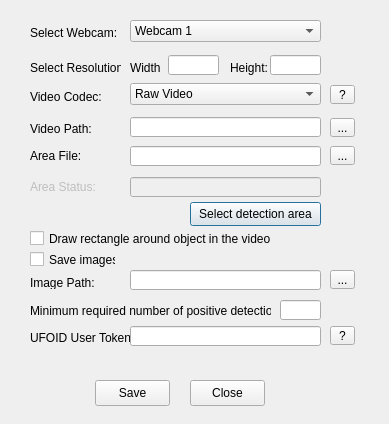
<?xml version="1.0" encoding="UTF-8"?>
<ui version="4.0">
 <class>Settings</class>
 <widget class="QDialog" name="Settings">
  <property name="geometry">
   <rect>
    <x>0</x>
    <y>0</y>
    <width>389</width>
    <height>424</height>
   </rect>
  </property>
  <property name="windowTitle">
   <string>Dialog</string>
  </property>
  <widget class="QToolButton" name="toolButtonVideoPath">
   <property name="geometry">
    <rect>
     <x>330</x>
     <y>118</y>
     <width>25</width>
     <height>19</height>
    </rect>
   </property>
   <property name="text">
    <string>...</string>
   </property>
  </widget>
  <widget class="QLineEdit" name="lineH">
   <property name="geometry">
    <rect>
     <x>270</x>
     <y>55</y>
     <width>51</width>
     <height>20</height>
    </rect>
   </property>
  </widget>
  <widget class="QLineEdit" name="lineVideoPath">
   <property name="geometry">
    <rect>
     <x>130</x>
     <y>117</y>
     <width>191</width>
     <height>20</height>
    </rect>
   </property>
   <property name="readOnly">
    <bool>true</bool>
   </property>
  </widget>
  <widget class="QPushButton" name="buttonXML">
   <property name="geometry">
    <rect>
     <x>190</x>
     <y>202</y>
     <width>131</width>
     <height>24</height>
    </rect>
   </property>
   <property name="text">
    <string>Select detection area</string>
   </property>
  </widget>
  <widget class="QLabel" name="labelW">
   <property name="geometry">
    <rect>
     <x>130</x>
     <y>60</y>
     <width>31</width>
     <height>16</height>
    </rect>
   </property>
   <property name="text">
    <string>Width:</string>
   </property>
  </widget>
  <widget class="QPushButton" name="buttonSave">
   <property name="geometry">
    <rect>
     <x>95</x>
     <y>380</y>
     <width>75</width>
     <height>26</height>
    </rect>
   </property>
   <property name="text">
    <string>Save</string>
   </property>
  </widget>
  <widget class="QToolButton" name="toolButtonXMLfile">
   <property name="geometry">
    <rect>
     <x>330</x>
     <y>146</y>
     <width>25</width>
     <height>19</height>
    </rect>
   </property>
   <property name="text">
    <string>...</string>
   </property>
  </widget>
  <widget class="QLineEdit" name="lineW">
   <property name="geometry">
    <rect>
     <x>168</x>
     <y>55</y>
     <width>51</width>
     <height>20</height>
    </rect>
   </property>
  </widget>
  <widget class="QLineEdit" name="lineImagePath">
   <property name="enabled">
    <bool>true</bool>
   </property>
   <property name="geometry">
    <rect>
     <x>130</x>
     <y>270</y>
     <width>191</width>
     <height>20</height>
    </rect>
   </property>
   <property name="styleSheet">
    <string notr="true"/>
   </property>
   <property name="readOnly">
    <bool>true</bool>
   </property>
  </widget>
  <widget class="QComboBox" name="comboBoxWebcam">
   <property name="geometry">
    <rect>
     <x>130</x>
     <y>20</y>
     <width>191</width>
     <height>22</height>
    </rect>
   </property>
   <item>
    <property name="text">
     <string>Webcam 1</string>
    </property>
   </item>
   <item>
    <property name="text">
     <string>Webcam 2</string>
    </property>
   </item>
   <item>
    <property name="text">
     <string>Webcam 3</string>
    </property>
   </item>
   <item>
    <property name="text">
     <string>Webcam 4</string>
    </property>
   </item>
  </widget>
  <widget class="QLabel" name="labelH">
   <property name="geometry">
    <rect>
     <x>230</x>
     <y>60</y>
     <width>41</width>
     <height>16</height>
    </rect>
   </property>
   <property name="text">
    <string>Height:</string>
   </property>
  </widget>
  <widget class="QCheckBox" name="checkBoxRectangle">
   <property name="geometry">
    <rect>
     <x>30</x>
     <y>230</y>
     <width>241</width>
     <height>17</height>
    </rect>
   </property>
   <property name="text">
    <string>Draw rectangle around object in the video</string>
   </property>
  </widget>
  <widget class="QPushButton" name="buttonCancel">
   <property name="geometry">
    <rect>
     <x>190</x>
     <y>380</y>
     <width>75</width>
     <height>26</height>
    </rect>
   </property>
   <property name="text">
    <string>Close</string>
   </property>
  </widget>
  <widget class="QLabel" name="labelImagePath">
   <property name="enabled">
    <bool>true</bool>
   </property>
   <property name="geometry">
    <rect>
     <x>30</x>
     <y>276</y>
     <width>86</width>
     <height>13</height>
    </rect>
   </property>
   <property name="text">
    <string>Image Path:</string>
   </property>
  </widget>
  <widget class="QLineEdit" name="lineXMLfile">
   <property name="geometry">
    <rect>
     <x>130</x>
     <y>146</y>
     <width>191</width>
     <height>20</height>
    </rect>
   </property>
   <property name="text">
    <string/>
   </property>
   <property name="readOnly">
    <bool>true</bool>
   </property>
  </widget>
  <widget class="QLabel" name="labelVideoPath">
   <property name="geometry">
    <rect>
     <x>30</x>
     <y>122</y>
     <width>86</width>
     <height>13</height>
    </rect>
   </property>
   <property name="text">
    <string>Video Path:</string>
   </property>
  </widget>
  <widget class="QCheckBox" name="checkBoxsaveImages">
   <property name="enabled">
    <bool>true</bool>
   </property>
   <property name="geometry">
    <rect>
     <x>30</x>
     <y>251</y>
     <width>86</width>
     <height>17</height>
    </rect>
   </property>
   <property name="text">
    <string>Save images</string>
   </property>
   <property name="checkable">
    <bool>true</bool>
   </property>
   <property name="checked">
    <bool>false</bool>
   </property>
  </widget>
  <widget class="QLabel" name="labelWebcam">
   <property name="geometry">
    <rect>
     <x>30</x>
     <y>25</y>
     <width>91</width>
     <height>16</height>
    </rect>
   </property>
   <property name="text">
    <string>Select Webcam:</string>
   </property>
  </widget>
  <widget class="QLabel" name="labelXMLfile">
   <property name="geometry">
    <rect>
     <x>30</x>
     <y>148</y>
     <width>51</width>
     <height>16</height>
    </rect>
   </property>
   <property name="text">
    <string>Area File:</string>
   </property>
  </widget>
  <widget class="QLabel" name="labelResolution">
   <property name="geometry">
    <rect>
     <x>30</x>
     <y>60</y>
     <width>91</width>
     <height>16</height>
    </rect>
   </property>
   <property name="text">
    <string>Select Resolution:</string>
   </property>
  </widget>
  <widget class="QToolButton" name="toolButtonImagePath">
   <property name="enabled">
    <bool>true</bool>
   </property>
   <property name="geometry">
    <rect>
     <x>330</x>
     <y>270</y>
     <width>25</width>
     <height>19</height>
    </rect>
   </property>
   <property name="text">
    <string>...</string>
   </property>
  </widget>
  <widget class="QLabel" name="label">
   <property name="enabled">
    <bool>false</bool>
   </property>
   <property name="geometry">
    <rect>
     <x>30</x>
     <y>179</y>
     <width>101</width>
     <height>16</height>
    </rect>
   </property>
   <property name="text">
    <string>Area Status:</string>
   </property>
  </widget>
  <widget class="QLineEdit" name="lineStatus">
   <property name="enabled">
    <bool>false</bool>
   </property>
   <property name="geometry">
    <rect>
     <x>130</x>
     <y>177</y>
     <width>191</width>
     <height>20</height>
    </rect>
   </property>
   <property name="text">
    <string/>
   </property>
   <property name="readOnly">
    <bool>true</bool>
   </property>
  </widget>
  <widget class="QLabel" name="labelMinPos">
   <property name="geometry">
    <rect>
     <x>30</x>
     <y>303</y>
     <width>241</width>
     <height>16</height>
    </rect>
   </property>
   <property name="text">
    <string>Minimum required number of positive detections:</string>
   </property>
  </widget>
  <widget class="QLineEdit" name="lineMinPosRequired">
   <property name="geometry">
    <rect>
     <x>280</x>
     <y>300</y>
     <width>41</width>
     <height>20</height>
    </rect>
   </property>
  </widget>
  <widget class="QLabel" name="labelCodec">
   <property name="geometry">
    <rect>
     <x>30</x>
     <y>90</y>
     <width>86</width>
     <height>13</height>
    </rect>
   </property>
   <property name="text">
    <string>Video Codec:</string>
   </property>
  </widget>
  <widget class="QComboBox" name="comboBoxCodec">
   <property name="geometry">
    <rect>
     <x>130</x>
     <y>83</y>
     <width>191</width>
     <height>22</height>
    </rect>
   </property>
   <item>
    <property name="text">
     <string>Raw Video</string>
    </property>
   </item>
   <item>
    <property name="text">
     <string>FFV1 Lossless Video</string>
    </property>
   </item>
   <item>
    <property name="text">
     <string>Lagarith Lossless Video</string>
    </property>
   </item>
  </widget>
  <widget class="QToolButton" name="toolButton">
   <property name="geometry">
    <rect>
     <x>330</x>
     <y>85</y>
     <width>25</width>
     <height>19</height>
    </rect>
   </property>
   <property name="text">
    <string>?</string>
   </property>
  </widget>
  <widget class="QLabel" name="label_2">
   <property name="geometry">
    <rect>
     <x>30</x>
     <y>330</y>
     <width>131</width>
     <height>16</height>
    </rect>
   </property>
   <property name="text">
    <string>UFOID User Token:</string>
   </property>
  </widget>
  <widget class="QLineEdit" name="lineToken">
   <property name="geometry">
    <rect>
     <x>130</x>
     <y>326</y>
     <width>191</width>
     <height>20</height>
    </rect>
   </property>
  </widget>
  <widget class="QToolButton" name="toolButtonToken">
   <property name="geometry">
    <rect>
     <x>330</x>
     <y>326</y>
     <width>25</width>
     <height>19</height>
    </rect>
   </property>
   <property name="text">
    <string>?</string>
   </property>
  </widget>
 </widget>
 <resources/>
 <connections/>
</ui>
